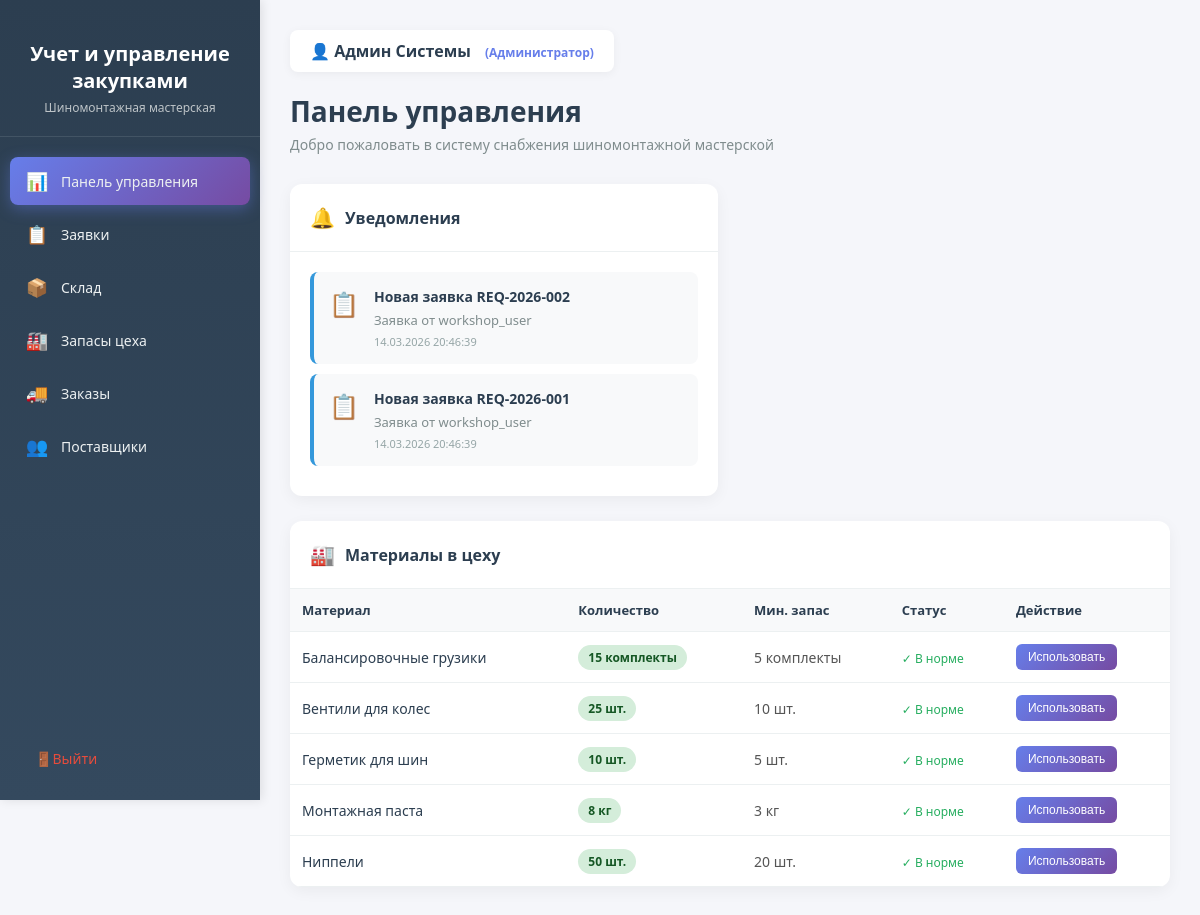
/ (signed in), run on an earlier commit of the app's database.
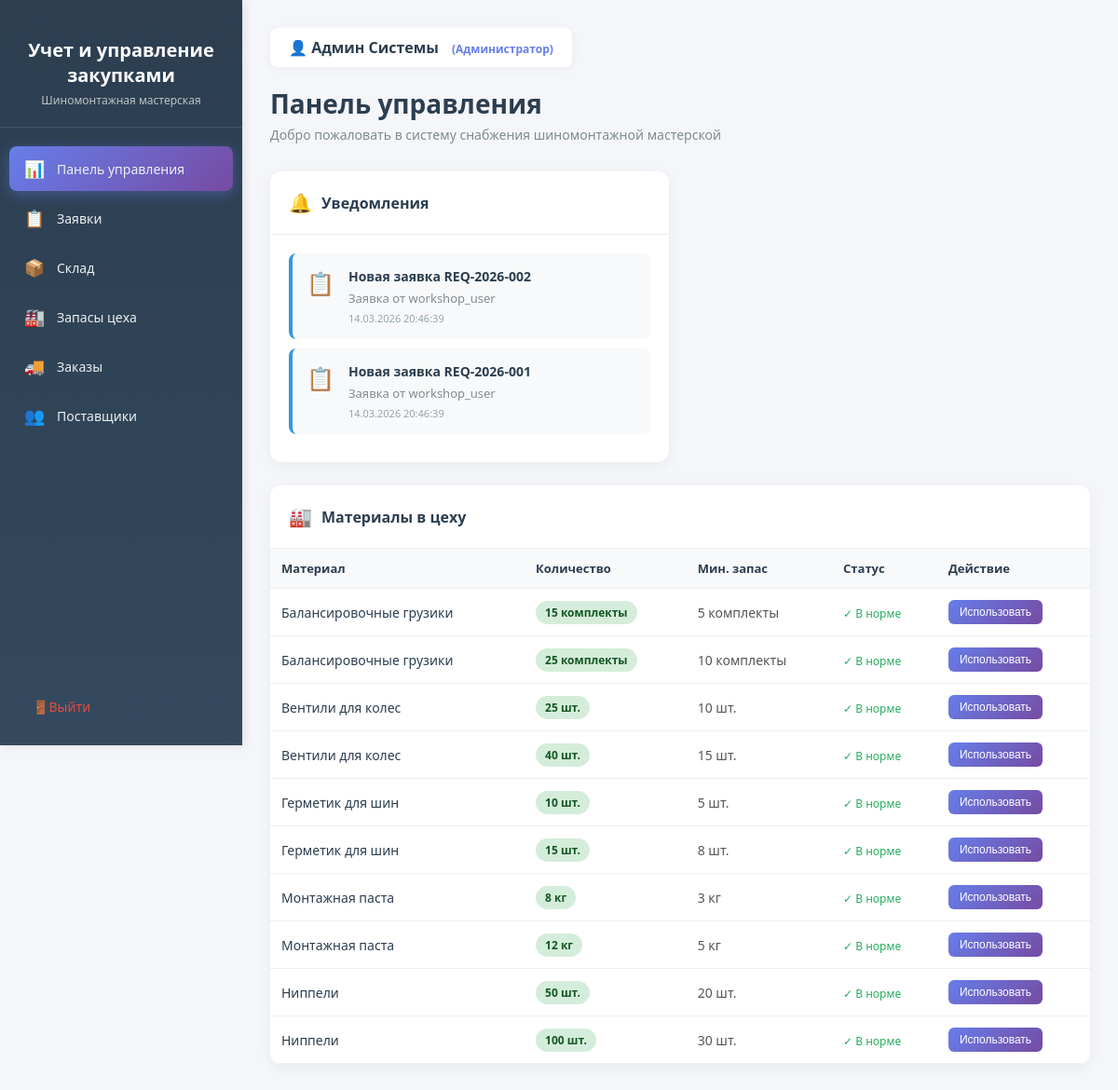
And on a later commit of the database.
### procurement/models.py (models this page shows, shortened)
class PurchaseRequest(models.Model):
    STATUS_CHOICES = [
        ('draft', 'Черновик'),
        ('pending', 'На согласовании'),
        ('approved', 'Согласована'),
        ('rejected', 'Отклонена'),
        ('ordered', 'Заказана'),
    ]
    ROLE_CHOICES = [
        ('workshop', 'Сотрудник цеха'),
        ('warehouse', 'Кладовщик'),
    ]
    request_number = models.CharField(max_length=20, unique=True, verbose_name="Номер заявки")
    requester = models.ForeignKey(
        User,
        on_delete=models.SET_NULL,
        null=True,
        related_name='requests',
        verbose_name="Заявитель"
    )
    requester_role = models.CharField(
        max_length=20,
        choices=ROLE_CHOICES,
        default='workshop',
        verbose_name="Роль заявителя"
    )
    status = models.CharField(
        max_length=20,
        choices=STATUS_CHOICES,
        default='draft',
        verbose_name="Статус"
    )
    items = models.ManyToManyField('Product', through='RequestItem', verbose_name="Товары")
    total_amount = models.DecimalField(
        max_digits=12,
        decimal_places=2,
        default=0,
        verbose_name="Общая сумма"
    )
    comment = models.TextField(blank=True, verbose_name="Комментарий")
    created_at = models.DateTimeField(auto_now_add=True, verbose_name="Дата создания")
    updated_at = models.DateTimeField(auto_now=True, verbose_name="Дата обновления")
    approved_by = models.ForeignKey(
        User,
        on_delete=models.SET_NULL,
        null=True,
        blank=True,
        related_name='approved_requests',
        verbose_name="Кто согласовал"
    )
    approved_at = models.DateTimeField(null=True, blank=True, verbose_name="Дата согласования")
    items_description = models.TextField(blank=True, verbose_name="Описание товаров", help_text="Описание товаров, необходимых для заявки")
    class Meta:
        verbose_name = "Заявка на закупку"
        verbose_name_plural = "Заявки на закупку"
        ordering = ['-created_at']

### core/models.py (models this page shows, shortened)
class WorkshopStock(models.Model):
    STATUS_CHOICES = [
        ('normal', 'В норме'),
        ('low', 'Низкий запас'),
    ]
    product = models.ForeignKey(
        Product,
        on_delete=models.CASCADE,
        related_name='workshop_stocks',
        verbose_name=_('Товар')
    )
    quantity = models.PositiveIntegerField(_('Количество в цеху'), default=0)
    location = models.CharField(
        _('Место хранения'),
        max_length=100,
        blank=True,
        help_text=_('Например: Стеллаж А-3, Верстак 2')
    )
    responsible_person = models.ForeignKey(
        User,
        on_delete=models.SET_NULL,
        null=True,
        blank=True,
        related_name='workshop_stocks',
        verbose_name=_('Ответственный')
    )
    min_quantity = models.PositiveIntegerField(
        _('Минимальный уровень запаса в цеху'),
        default=5,
        help_text=_('При достижении этого уровня требуется пополнение со склада')
    )
    status = models.CharField(
        _('Статус'),
        max_length=10,
        choices=STATUS_CHOICES,
        default='normal'
    )
    last_updated = models.DateTimeField(_('Дата последнего обновления'), auto_now=True)
    notes = models.TextField(_('Примечание'), blank=True)
    class Meta:
        verbose_name = _('Запас цеха')
        verbose_name_plural = _('Запасы цеха')
        ordering = ['product__name']
        unique_together = ['product', 'location']
    @property
    def is_low_stock(self):
        return self.quantity <= self.min_quantity

class Product(models.Model):
    category = models.ForeignKey(
        Category,
        on_delete=models.CASCADE,
        related_name='products',
        verbose_name=_('Категория')
    )
    name = models.CharField(_('Название материала'), max_length=200)
    sku = models.CharField(_('Артикул'), max_length=50, unique=True, blank=True)
    unit = models.CharField(_('Единица измерения'), max_length=20, default='шт.')
    quantity = models.PositiveIntegerField(_('Количество на складе'), default=0)
    min_quantity = models.PositiveIntegerField(
        _('Минимальный уровень запаса'),
        default=10,
        help_text=_('При достижении этого уровня требуется заказ')
    )
    price = models.DecimalField(_('Цена за единицу'), max_digits=10, decimal_places=2, default=0)
    supplier = models.ForeignKey(
        Supplier,
        on_delete=models.SET_NULL,
        null=True,
        blank=True,
        related_name='products',
        verbose_name=_('Основной поставщик')
    )
    created_at = models.DateTimeField(_('Дата добавления'), auto_now_add=True)
    updated_at = models.DateTimeField(_('Дата обновления'), auto_now=True)
    class Meta:
        verbose_name = _('Материал')
        verbose_name_plural = _('Материалы')
        ordering = ['name']

### core/views.py (the view, shortened to what this page needs)
# urls.py: path('', views.dashboard, name='dashboard'),
@login_required
def dashboard(request):
    notifications = []
    pending_requests = PurchaseRequest.objects.filter(
        requester__isnull=False
    ).order_by('-created_at')[:5]
    for req in pending_requests:
        notifications.append({
            'type': 'request',
            'title': f'Новая заявка {req.request_number}',
            'description': f'Заявка от {req.requester.username if req.requester else "Неизвестно"}',
            'date': req.created_at,
            'icon': '📋',
            'priority': 'normal'
        })
    low_stock_products = CoreProduct.objects.filter(quantity__lte=F('min_quantity'))
    workshop_materials = WorkshopStock.objects.all().select_related('product')[:10]
    context = {
        'notifications': notifications,
        'workshop_materials': workshop_materials,
        'user': request.user,
    }
    return render(request, 'dashboard/dashboard.html', context)

### templates/dashboard/dashboard.html (shortened to what the changed rows need)
<!DOCTYPE html>
<html lang="ru">
<head>
</head>
<body>
    <aside class="sidebar">
        <div class="sidebar-header">
            <h2>Учет и управление закупками</h2>
        </div>
    </aside>
    <main class="main-content">
        <div class="page-header">
            <h1>Панель управления</h1>
        </div>
        <div class="widgets-grid">
            <div class="widget-card">
                <div class="widget-body">
                    {% if notifications %}
                        <ul class="notification-list">
                            {% for notification in notifications %}
                                <li class="notification-item priority-{{ notification.priority }}">
                                    <span class="notification-icon">{{ notification.icon }}</span>
                                    <div class="notification-content">
                                        <div class="notification-title">{{ notification.title }}</div>
                                        <div class="notification-description">{{ notification.description }}</div>
                                        <div class="notification-date">{{ notification.date|date:"d.m.Y H:i:s" }}</div>
                                    </div>
                                </li>
                            {% endfor %}
                        </ul>
                    {% else %}
                        <div class="empty-state">
                            <div class="empty-state-icon">✅</div>
                            <p>Нет новых уведомлений</p>
                        </div>
                    {% endif %}
                </div>
            </div>
            <div class="widget-card" style="grid-column: span 2;">
                <div class="widget-body" style="padding: 0;">
                    <table class="materials-table">
                        <thead>
                            <tr>
                                <th>Материал</th>
                                <th>Количество</th>
                                <th>Мин. запас</th>
                                <th>Статус</th>
                                <th>Действие</th>
                            </tr>
                        </thead>
                        <tbody>
                            {% for stock in workshop_materials %}
                                <tr>
                                    <td>
                                        <span class="material-name">{{ stock.product.name }}</span>
                                    </td>
                                    <td>
                                        <span class="quantity-badge {% if stock.is_low_stock %}quantity-low{% else %}quantity-good{% endif %}">
                                            {{ stock.quantity }} {{ stock.product.unit }}
                                        </span>
                                    </td>
                                    <td>
                                        {{ stock.min_quantity }} {{ stock.product.unit }}
                                    </td>
                                    <td>
                                        {% if stock.is_low_stock %}
                                            <span style="color: #e74c3c; font-size: 12px;">⚠️ Низкий</span>
                                        {% else %}
                                            <span style="color: #27ae60; font-size: 12px;">✓ В норме</span>
                                        {% endif %}
                                    </td>
                                    <td>
                                        <button class="btn-use-material"
                                                onclick="openUseModal('{{ stock.id }}', '{{ stock.product.name }}', {{ stock.quantity }}, '{{ stock.product.unit }}')">
                                            Использовать
                                        </button>
                                    </td>
                                </tr>
                            {% endfor %}
                        </tbody>
                    </table>
                </div>
            </div>
        </div>
    </main>
</body>
</html>

What changed in the data, as far as the page shows it:
added WorkshopStock: product.name "Балансировочные грузики", quantity "25", product.unit "комплекты", min_quantity "10", shows "✓ В норме"
added WorkshopStock: product.name "Вентили для колес", quantity "40", product.unit "шт.", min_quantity "15", shows "✓ В норме"
added WorkshopStock: product.name "Герметик для шин", quantity "15", product.unit "шт.", min_quantity "8", shows "✓ В норме"
added WorkshopStock: product.name "Монтажная паста", quantity "12", product.unit "кг", min_quantity "5", shows "✓ В норме"
added WorkshopStock: product.name "Ниппели", quantity "100", product.unit "шт.", min_quantity "30", shows "✓ В норме"
